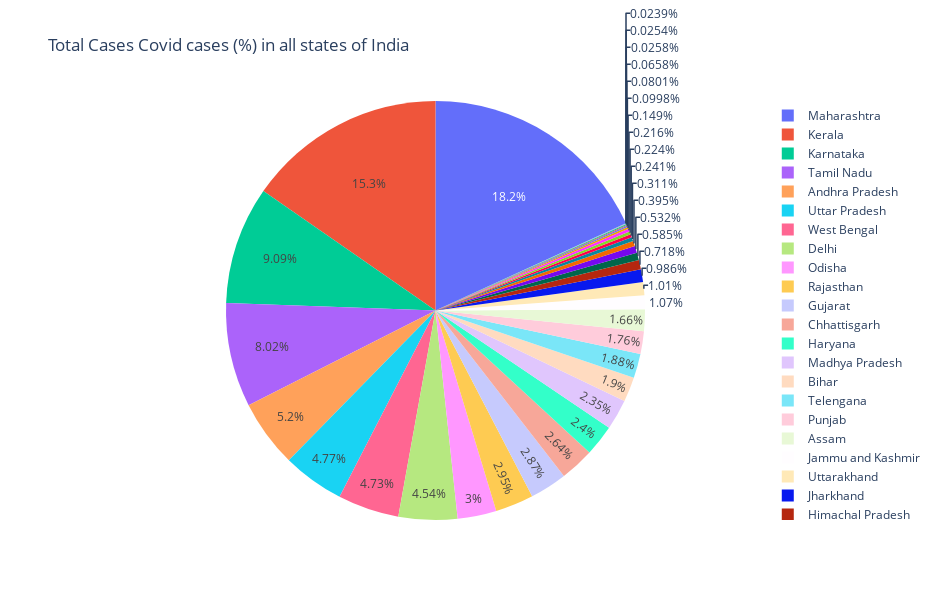

The notebook cell this image was saved under:
### Markdown cell above
## Visualization No.10
**pie chart showing the percentage distribution of 'Total Cases' across all states/UTs in India**

### Code cell
# Creates a pie chart 
fig = px.pie(df, values='Total Cases', names=df['State/UTs'], title='Total Cases Covid cases (%) in all states of India')
fig.update_layout(
    width=950,  # width of the chart
    height=600  # height of the chart
)
fig.show() # Displays the interactive pie chart

### Figure 1 — Plotly figure (JSON) as saved in the notebook; plotly's stock layout.template omitted (floating-point values rounded to 4 significant figures)
{"data": [{"domain": {"x": [0, 1], "y": [0, 1]}, "hovertemplate": "State/UTs=%{label}<br>Total Cases=%{value}<extra></extra>", "labels": ["Andaman and Nicobar", "Andhra Pradesh", "Arunachal Pradesh", "Assam", "Bihar", "Chandigarh", "Chhattisgarh", "Daman and Diu", "Delhi", "Goa", "Gujarat", "Haryana", "Himachal Pradesh", "Jammu and Kashmir", "Jharkhand", "Karnataka", "Kerala", "Ladakh", "Lakshadweep", "Madhya Pradesh", "Maharashtra", "Manipur", "Meghalaya", "Mizoram", "Nagaland", "Odisha", "Puducherry", "Punjab", "Rajasthan", "Sikkim", "Tamil Nadu", "Telengana", "Tripura", "Uttar Pradesh", "Uttarakhand", "West Bengal"], "legendgroup": "", "name": "", "showlegend": true, "type": "pie", "values": [10766, 2340676, 67049, 746159, 855267, 100693, 1187695, 11592, 2040910, 263346, 1291383, 1078903, 322905, 482023, 443826, 4088769, 6907241, 29602, 11415, 1056351, 8171048, 140034, 96983, 239560, 36033, 1348409, 177547, 793644, 1326465, 44927, 3610655, 844432, 108493, 2145431, 452571, 2126282]}], "layout": {"height": 600, "legend": {"tracegroupgap": 0}, "title": {"text": "Total Cases Covid cases (%) in all states of India"}, "width": 950}}
